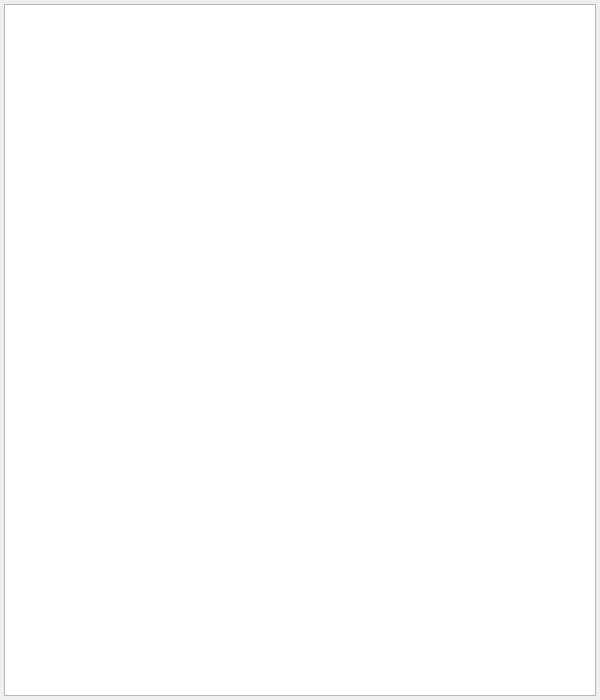
<?xml version="1.0" encoding="UTF-8"?>
<ui version="4.0">
 <class>InstructionViewDialog</class>
 <widget class="QDialog" name="InstructionViewDialog">
  <property name="geometry">
   <rect>
    <x>0</x>
    <y>0</y>
    <width>600</width>
    <height>700</height>
   </rect>
  </property>
  <property name="windowTitle">
   <string>E100 Instruction Cheat Sheet</string>
  </property>
  <layout class="QVBoxLayout" name="verticalLayout">
   <property name="leftMargin">
    <number>4</number>
   </property>
   <property name="topMargin">
    <number>4</number>
   </property>
   <property name="rightMargin">
    <number>4</number>
   </property>
   <property name="bottomMargin">
    <number>4</number>
   </property>
   <item>
    <widget class="QTextBrowser" name="textBrowser"/>
   </item>
  </layout>
 </widget>
 <resources/>
 <connections/>
</ui>
